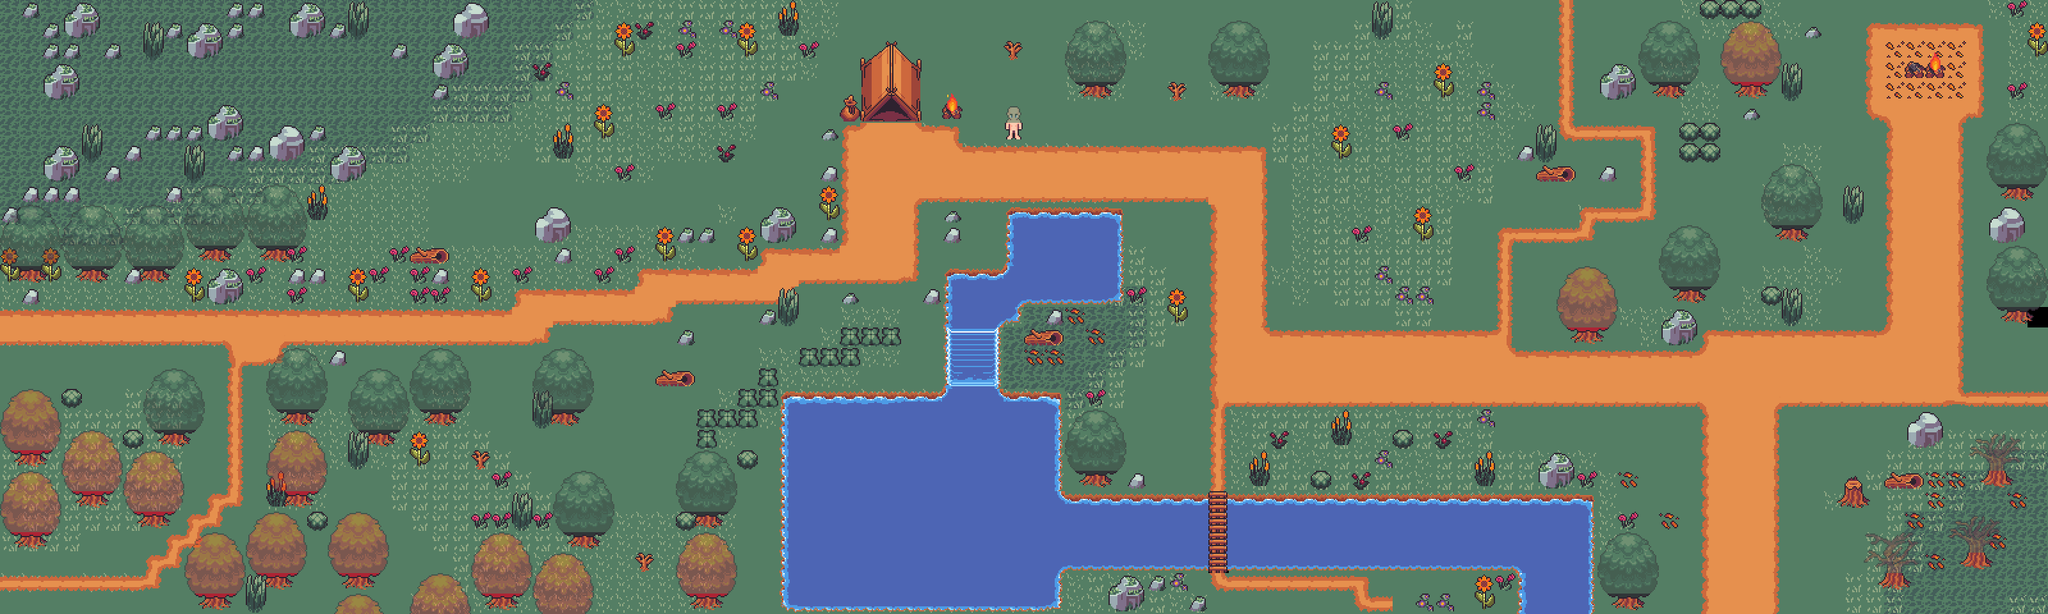

Tiled map render using the project's own tile images. Description and the map definition, with tile-layer contents summarised, below:
An orthogonal 100x30 tile map with 32x32 px tiles, 9 tile layers (Soil, ocean, path, Trees for (hitbox), ...), 2 tilesets and 121 objects (5x demon, 2x fireworm, spawn, DragonLord).

<map version="1.10" tiledversion="1.11.2" orientation="orthogonal" renderorder="right-down" width="100" height="30" tilewidth="32" tileheight="32" infinite="0" nextlayerid="20" nextobjectid="165">
 <tileset firstgid="1" source="32x32.tsx" />
 <tileset firstgid="391" source="big_demon_run_anim_f0.tsx" />
 <layer id="6" name="Soil" width="100" height="30">
  <data>[3000 cells, 2996 non-empty, 5 distinct tile ids]</data>
 </layer>
 <layer id="13" name="ocean" width="100" height="30">
  <data>[3000 cells, 315 non-empty, 20 distinct tile ids]</data>
 </layer>
 <layer id="7" name="path" width="100" height="30">
  <data>[3000 cells, 514 non-empty, 21 distinct tile ids]</data>
 </layer>
 <layer id="10" name="Trees for (hitbox)" width="100" height="30">
  <data>[3000 cells, 127 non-empty, 22 distinct tile ids]</data>
 </layer>
 <layer id="9" name="Flowers (no Hitbox)" width="100" height="30">
  <data>[3000 cells, 195 non-empty, 21 distinct tile ids]</data>
 </layer>
 <objectgroup id="16" name="Enemy">
  <object id="129" name="demon" x="2707" y="836" width="41" height="34" />
  <object id="130" name="demon" type="demon" x="3020" y="304" width="52" height="44" />
  <object id="132" name="fireworm" x="2946" y="199" width="51" height="51" />
  <object id="133" name="demon" type="demon" x="2947" y="295" width="54" height="53" />
  <object id="154" name="fireworm" x="3027.5" y="199" width="41" height="42" />
  <object id="155" name="demon" x="155.5" y="469.667" width="41" height="34" />
  <object id="156" name="demon" x="159.5" y="541.667" width="41" height="34" />
 </objectgroup>
 <layer id="14" name="Stones (Hitbox)" width="100" height="30">
  <data>[3000 cells, 127 non-empty, 11 distinct tile ids]</data>
 </layer>
 <layer id="8" name="House" width="100" height="30">
  <data>[3000 cells, 19 non-empty, 17 distinct tile ids]</data>
 </layer>
 <layer id="12" name="waterfall" width="100" height="30">
  <data>[3000 cells, 34 non-empty, 22 distinct tile ids]</data>
 </layer>
 <objectgroup id="17" name="Walls">
  <object id="5" x="1588" y="333" width="162" height="138.5" />
  <object id="6" x="1226" y="624.5" width="429.5" height="317" />
  <object id="7" x="1485" y="423.5" width="69.5" height="199.5" />
  <object id="8" x="1549.33" y="421.333" width="38.6667" height="77.3333" />
  <object id="9" x="1651.33" y="778.667" width="227.833" height="107.333" />
  <object id="10" x="1925.17" y="779.333" width="562.167" height="108" />
  <object id="11" x="2378" y="888.667" width="108.667" height="70.6667" />
  <object id="26" x="1344" y="100" width="91.3333" height="88.6667" />
  <object id="28" x="1668.5" y="130" width="80" height="28.5" />
  <object id="29" x="1900.5" y="132.5" width="68.5" height="22.5" />
  <object id="31" x="1681.67" y="739" width="61.6667" height="26.3333" />
  <object id="32" x="1761" y="741.333" width="32.6667" height="27.3333" />
  <object id="33" x="1601.67" y="512.333" width="63" height="32.3333" />
  <object id="34" x="1632.33" y="477.333" width="32.3333" height="32" />
  <object id="35" x="2447" y="509.5" width="62" height="31" />
  <object id="36" x="2590.5" y="482" width="63" height="62.5" />
  <object id="37" x="2609.5" y="447" width="59" height="30" />
  <object id="39" x="2764.67" y="350.667" width="67.3333" height="34.6667" />
  <object id="40" x="2704.67" y="126" width="65.3333" height="33.3333" />
  <object id="41" x="2578" y="130" width="59.3333" height="28.6667" />
  <object id="42" x="2492.67" y="100.667" width="66" height="60" />
  <object id="43" x="2364" y="222.667" width="36" height="31.3333" />
  <object id="44" x="2396.67" y="256" width="66.6667" height="36" />
  <object id="45" x="2489.33" y="251.333" width="39.3333" height="35.3333" />
  <object id="46" x="3112" y="283.333" width="78" height="35.3333" />
  <object id="47" x="3102.67" y="319.333" width="66" height="62" />
  <object id="48" x="3120" y="482" width="64" height="32.6667" />
  <object id="49" x="2964.67" y="641.333" width="75.3333" height="62" />
  <object id="50" x="2942" y="729.333" width="66" height="38.6667" />
  <object id="51" x="2867.33" y="733.333" width="60.6667" height="60.6667" />
  <object id="52" x="3086" y="733.333" width="63.3333" height="27.3333" />
  <object id="53" x="3054.67" y="860.667" width="63.3333" height="29.3333" />
  <object id="54" x="2927.33" y="893.333" width="63.3333" height="29.3333" />
  <object id="55" x="2512" y="925.333" width="64.6667" height="32.6667" />
  <object id="56" x="2396" y="701.333" width="68" height="67.3333" />
  <object id="57" x="1070.5" y="792.5" width="61.5" height="36" />
  <object id="58" x="1068" y="920.5" width="66.5" height="36.5" />
  <object id="59" x="874.5" y="833" width="69.5" height="28" />
  <object id="60" x="751" y="927" width="62.5" height="29.5" />
  <object id="61" x="845" y="633" width="61" height="34.5" />
  <object id="62" x="1018" y="571" width="72" height="36.5" />
  <object id="63" x="1052.5" y="508.5" width="35" height="33" />
  <object id="64" x="1184.83" y="482.333" width="31.1667" height="27.6667" />
  <object id="65" x="1311.83" y="455.666" width="32.6667" height="22.3334" />
  <object id="67" x="1436.5" y="447.5" width="39.5" height="29.5" />
  <object id="68" x="1471.5" y="319" width="34" height="65" />
  <object id="69" x="1276" y="187.5" width="39" height="31" />
  <object id="70" x="1281" y="259.5" width="32.5" height="28" />
  <object id="71" x="1281.83" y="351.667" width="29.5" height="30.6666" />
  <object id="72" x="1186.5" y="322.833" width="58.6667" height="57" />
  <object id="73" x="1055" y="352.5" width="65" height="32" />
  <object id="74" x="831" y="321" width="63" height="63.5" />
  <object id="75" x="866" y="383.5" width="30" height="32" />
  <object id="76" x="639" y="385" width="63.5" height="32" />
  <object id="77" x="669.5" y="416" width="34" height="28.5" />
  <object id="78" x="448" y="413.5" width="65" height="35.5" />
  <object id="79" x="402" y="383" width="55.5" height="28" />
  <object id="80" x="321" y="418" width="61" height="65.5" />
  <object id="81" x="304.5" y="384" width="64" height="28.5" />
  <object id="82" x="195.5" y="416" width="74" height="30" />
  <object id="83" x="117.5" y="420" width="53.5" height="25" />
  <object id="84" x="18" y="419" width="62" height="28" />
  <object id="85" x="28" y="448" width="39.5" height="34" />
  <object id="86" x="27" y="285" width="101" height="36.5" />
  <object id="87" x="65.5" y="225" width="62.5" height="56" />
  <object id="88" x="0" y="320.5" width="29" height="33.5" />
  <object id="89" x="159.5" y="259" width="33.5" height="25.5" />
  <object id="90" x="193" y="222" width="30" height="30.5" />
  <object id="91" x="248" y="287.5" width="36.5" height="30" />
  <object id="92" x="223.5" y="191.5" width="96.5" height="32" />
  <object id="93" x="319.5" y="162" width="64.5" height="60.5" />
  <object id="94" x="352" y="222" width="66" height="32" />
  <object id="95" x="418.5" y="191.5" width="59.5" height="60.5" />
  <object id="96" x="476.5" y="192.5" width="36" height="31" />
  <object id="97" x="516" y="227.5" width="56.5" height="55" />
  <object id="98" x="606.5" y="62.5" width="33" height="30" />
  <object id="99" x="672" y="134" width="31" height="28" />
  <object id="100" x="668" y="61.5" width="65" height="65" />
  <object id="101" x="700.5" y="-0.5" width="66.5" height="60.5" />
  <object id="102" x="447.5" y="1" width="62" height="61" />
  <object id="103" x="507.5" y="34" width="38.5" height="28.5" />
  <object id="104" x="350" y="2" width="65" height="30.5" />
  </objectgroup>
 <layer id="11" name="Foreground" width="100" height="30" opacity="0.43">
  <data>[3000 cells, 337 non-empty, 34 distinct tile ids]</data>
 </layer>
 <objectgroup id="18" name="Spawn">
  <!-- 2 objects omitted --></objectgroup>
 <objectgroup id="19" name="Boss">
  <!-- 1 objects omitted --></objectgroup>
</map>
<!-- 32 of 121 objects omitted -->
